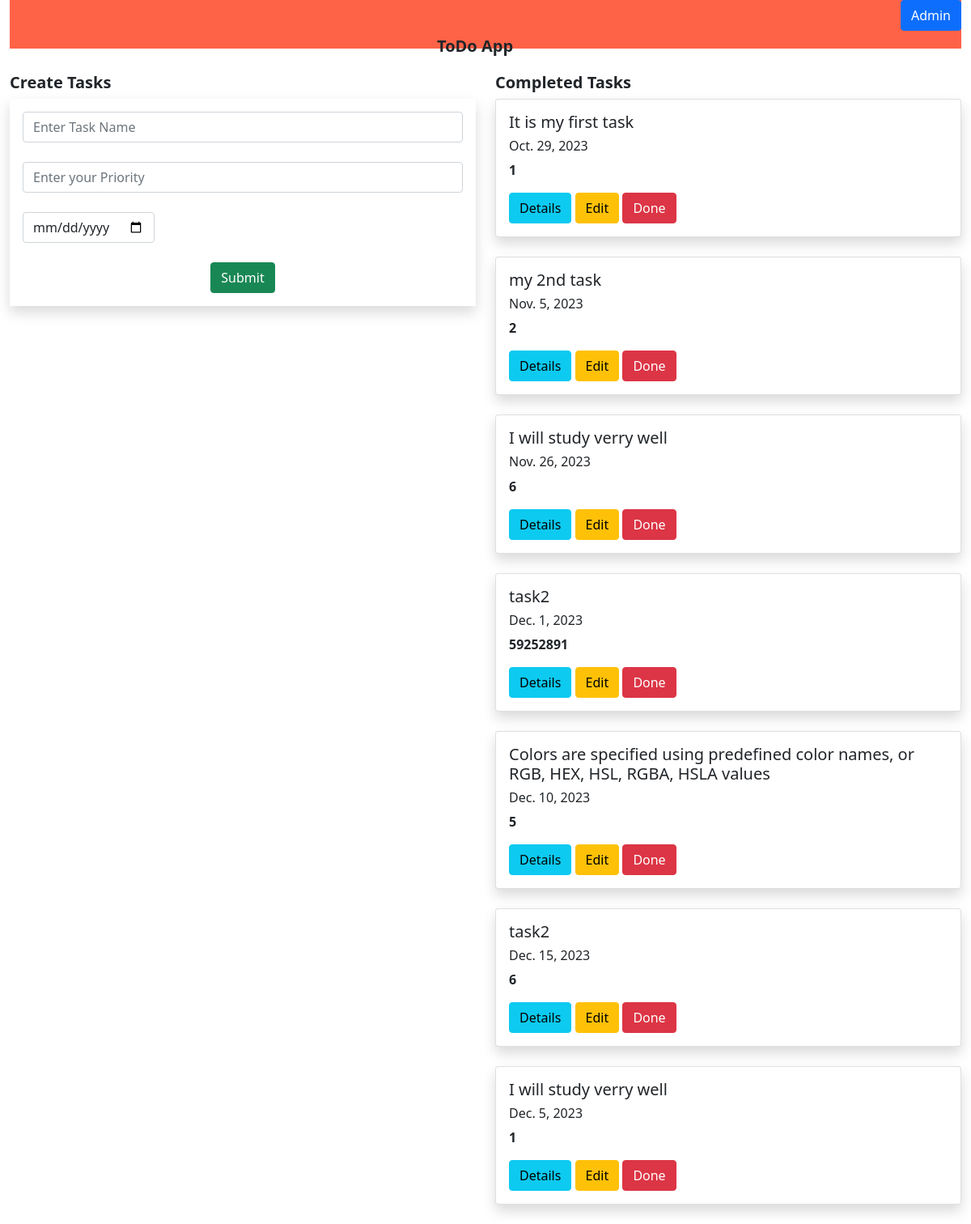
The page / on the database its author committed.
### todo_app/models.py (models this page shows, shortened)
class Task(models.Model):
    name = models.CharField(max_length=250)
    priority = models.IntegerField()
    Date = models.DateField()

### todo_app/views.py (the view, shortened to what this page needs)
# urls.py: path('', views.todo_home, name='todo_home'),
def todo_home(request):
    task1 = Task.objects.all()
    return render(request, 'task.html', {'task1': task1})

### Templates/task.html (shortened to what this page needs)
{% extends 'base.html' %}
{% block content %}
<div class="container-fluid">
    <div class="row">
        <div class="col-md-12">
            <div class="heading">
                <div class="heading-text" align="center">
                    <h5><b>ToDo App</b></h5>
                </div>
                <div class="heading-button" align="right">
                    <a class="btn btn-primary" href="/admin" >Admin</a>
                </div>
            </div>
        </div>
    </div>
</div>
<div class="container-fluid">
    <div class="row">
        <div class="col-md-6">
            <h5><b>Create Tasks</b></h5>
            <form method="post" class="p-3 shadow">
                <div class="form-group">
                    <input type="text" class="form-control" placeholder="Enter Task Name" name="task"><br>
                </div>
                <div class="form-group">
                    <input type="number" class="form-control" placeholder="Enter your Priority" name="priority"><br>
                </div>
                <div class="form-group">
                    <input type="date" class="form-control" style="width:30%" placeholder="Enter the Date" name="Date"><br>
                </div>
                <div class="form-group">
                    <input type="submit" class="btn btn-success d-block mx-auto">
                </div>
            </form>
        </div>
        <div class="col-md-6">
            <h5><b>Completed Tasks</b></h5>
            {% for i in task1 %}
            <div class="shadow card">
                <div class="card-body">
                    <h5 class="card-title">{{i.name}}</h5>
                    <h6 class="card-date">{{i.Date}}</h6>
                    <p><b>{{i.priority}}</b></p>
                    <a class="btn btn-info" href="{% url 'details' i.id %}">Details</a>
                    <a class="btn btn-warning" href="{% url 'update' i.id %}">Edit</a>
                    <a class="btn btn-danger" href="{% url 'delete' i.id %}">Done</a>
                </div>
            </div>
            <br>
            {% endfor %}
        </div>
    </div>
</div>
{% endblock %}

### Templates/base.html (shortened to what this page needs)
<!DOCTYPE html>
{% load static %}
<html lang="en">
<head>
  <link href="https://cdn.jsdelivr.net/npm/bootstrap@5.0.2/dist/css/bootstrap.min.css" rel="stylesheet">
   <link rel="stylesheet" href="{% static 'styles.css' %}">
</head>
<body>
{% block content %}
{% endblock %}
</body>
</html>

### static/styles.css (style rules this page uses)
.heading { background-color : Tomato; width: 100% ; height: 60px ; margin-bottom: 30px; }
.heading-text { top:3%; left:45%; position:absolute; transform:transform; }

### rows shown on the page
Task: name "It is my first task", Date "Oct. 29, 2023", priority "1"
Task: name "my 2nd task", Date "Nov. 5, 2023", priority "2"
Task: name "I will study verry well", Date "Nov. 26, 2023", priority "6"
Task: name "task2", Date "Dec. 1, 2023", priority "59252891"
Task: name "Colors are specified using predefined color names, or RGB, HEX, HSL, RGBA, HSLA values", Date "Dec. 10, 2023", priority "5"
Task: name "task2", Date "Dec. 15, 2023", priority "6"
Task: name "I will study verry well", Date "Dec. 5, 2023", priority "1"
